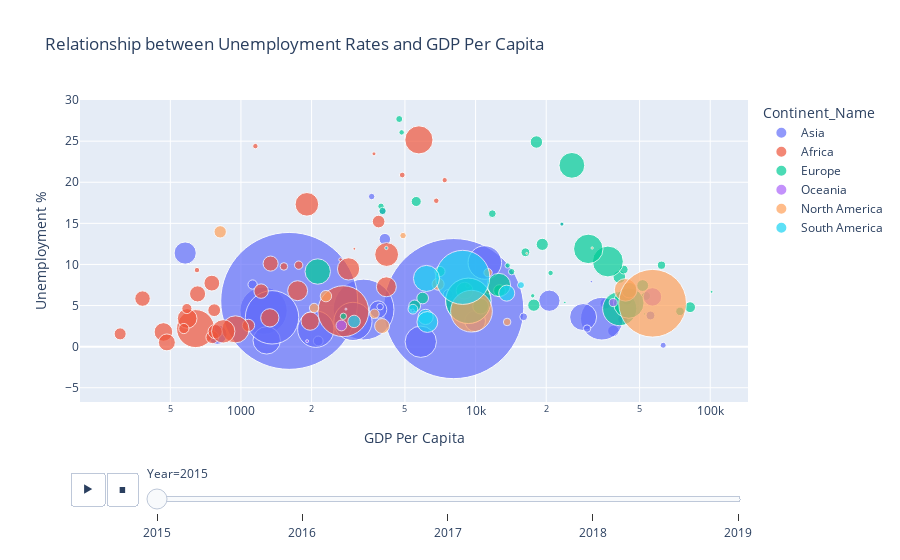

The code cell stored with this chart in its notebook:
### Markdown cell above
#### 3.3 Between Unemployment Rates and GDP Per Capita

### Code cell
fig = px.scatter(data, title = "Relationship between Unemployment Rates and GDP Per Capita", x= "GDP Per Capita", y= "Unemployment %", animation_frame= "Year", 
 animation_group= "Country Name", size= "Population", color = "Continent_Name",
 hover_name= "Country Name", log_x=True, size_max=100)
fig.layout.updatemenus[0].buttons[0].args[1]["frame"]["duration"] = 700
fig.show()

### Figure 1 — Plotly figure (JSON) as saved in the notebook; plotly's stock layout.template omitted (floating-point values rounded to 4 significant figures)
{"data": [{"hovertemplate": "<b>%{hovertext}</b><br><br>Continent_Name=Asia<br>Year=2015<br>GDP Per Capita=%{x}<br>Unemployment %=%{y}<br>Population=%{marker.size}<extra></extra>", "hovertext": ["Afghanistan", "United Arab Emirates", "Armenia", "Azerbaijan", "Bangladesh", "Brunei Darussalam", "China", "Cyprus", "Georgia", "Hong Kong SAR, China", "Indonesia", "India", "Israel", "Jordan", "Japan", "Kazakhstan", "Kyrgyz Republic", "Korea, Rep.", "Kuwait", "Lao PDR", "Lebanon", "Sri Lanka", "Myanmar", "Mongolia", "Malaysia", "Nepal", "Oman", "Pakistan", "Philippines", "Qatar", "Russian Federation", "Saudi Arabia", "Singapore", "Thailand", "Turkey", "Vietnam"], "ids": ["Afghanistan", "United Arab Emirates", "Armenia", "Azerbaijan", "Bangladesh", "Brunei Darussalam", "China", "Cyprus", "Georgia", "Hong Kong SAR, China", "Indonesia", "India", "Israel", "Jordan", "Japan", "Kazakhstan", "Kyrgyz Republic", "Korea, Rep.", "Kuwait", "Lao PDR", "Lebanon", "Sri Lanka", "Myanmar", "Mongolia", "Malaysia", "Nepal", "Oman", "Pakistan", "Philippines", "Qatar", "Russian Federation", "Saudi Arabia", "Singapore", "Thailand", "Turkey", "Vietnam"], "legendgroup": "Asia", "marker": {"color": "#636efa", "size": [34413603, 9262900, 2925553, 9649341, 156256276, 414907, 1371220000, 1160985, 3725276, 7291300, 258383256, 1310152403, 8380100, 9266575, 127141000, 17542806, 5956900, 51014947, 3835591, 6741164, 6532678, 20970000, 52680726, 2998439, 30270962, 27015031, 4267348, 199426964, 102113212, 2565710, 144096870, 31717667, 5535002, 68714511, 78529409, 92677076], "sizemode": "area", "sizeref": 139800.0, "symbol": "circle"}, "mode": "markers", "name": "Asia", "orientation": "v", "showlegend": true, "type": "scatter", "x": [578.5, 38660.0, 3607.0, 5500.0, 1248.0, 31160.0, 8067.0, 23330.0, 4014.0, 42430.0, 3332.0, 1606.0, 35780.0, 4105.0, 34520.0, 10510.0, 1121.0, 28730.0, 29870.0, 2135.0, 7645.0, 3844.0, 1287.0, 3919.0, 9955.0, 792.6, 16030.0, 1357.0, 3001.0, 63040.0, 9313.0, 20630.0, 55650.0, 5840.0, 10950.0, 2085.0], "xaxis": "x", "y": [11.39, 1.91, 18.26, 4.96, 4.378, 7.914, 4.629, 14.91, 16.51, 3.32, 4.514, 5.565, 5.251, 13.07, 3.4, 4.93, 7.56, 3.6, 2.2, 0.692, 6.357, 4.519, 0.766, 4.861, 3.1, 1.475, 3.632, 3.566, 3.068, 0.17, 5.571, 5.59, 3.79, 0.597, 10.24, 2.125], "yaxis": "y"}, {"hovertemplate": "<b>%{hovertext}</b><br><br>Continent_Name=Africa<br>Year=2015<br>GDP Per Capita=%{x}<br>Unemployment %=%{y}<br>Population=%{marker.size}<extra></extra>", "hovertext": ["Angola", "Burundi", "Benin", "Burkina Faso", "Botswana", "Cote d'Ivoire", "Cameroon", "Congo, Rep.", "Cabo Verde", "Djibouti", "Algeria", "Ethiopia", "Gabon", "Ghana", "Guinea", "Gambia, The", "Equatorial Guinea", "Lesotho", "Morocco", "Madagascar", "Mali", "Mozambique", "Mauritania", "Mauritius", "Malawi", "Namibia", "Niger", "Nigeria", "Rwanda", "Sudan", "Senegal", "Sierra Leone", "Eswatini", "Chad", "Togo", "Tunisia", "Tanzania", "Uganda", "South Africa", "Zambia"], "ids": ["Angola", "Burundi", "Benin", "Burkina Faso", "Botswana", "Cote d'Ivoire", "Cameroon", "Congo, Rep.", "Cabo Verde", "Djibouti", "Algeria", "Ethiopia", "Gabon", "Ghana", "Guinea", "Gambia, The", "Equatorial Guinea", "Lesotho", "Morocco", "Madagascar", "Mali", "Mozambique", "Mauritania", "Mauritius", "Malawi", "Namibia", "Niger", "Nigeria", "Rwanda", "Sudan", "Senegal", "Sierra Leone", "Eswatini", "Chad", "Togo", "Tunisia", "Tanzania", "Uganda", "South Africa", "Zambia"], "legendgroup": "Africa", "marker": {"color": "#EF553B", "size": [27884381, 10160030, 10575952, 18110624, 2120716, 23226143, 23298368, 4856095, 524743, 913993, 39728025, 100835458, 1947686, 27849205, 11432088, 2085860, 1168568, 2059021, 34663603, 24234088, 17438778, 27042002, 4046301, 1262605, 16745303, 2314904, 20001663, 181137448, 11369071, 38902950, 14578459, 7171914, 1104044, 14110975, 7323158, 11179949, 51482633, 38225453, 55386367, 15879361], "sizemode": "area", "sizeref": 139800.0, "symbol": "circle"}, "mode": "markers", "name": "Africa", "orientation": "v", "showlegend": true, "type": "scatter", "x": [4167.0, 305.5, 1077.0, 653.3, 6800.0, 1973.0, 1328.0, 1762.0, 3043.0, 2659.0, 4178.0, 640.5, 7385.0, 1744.0, 769.3, 649.5, 11280.0, 1152.0, 2875.0, 467.2, 751.5, 589.9, 1524.0, 9260.0, 380.6, 4869.0, 483.3, 2730.0, 754.9, 1910.0, 1219.0, 588.2, 3690.0, 776.0, 570.9, 3862.0, 947.9, 840.4, 5735.0, 1338.0], "xaxis": "x", "y": [7.282, 1.552, 2.582, 6.418, 17.75, 3.102, 3.506, 9.912, 11.91, 10.58, 11.21, 2.195, 20.26, 6.806, 4.434, 9.313, 6.644, 24.39, 9.46, 1.785, 7.729, 3.426, 9.758, 7.41, 5.846, 20.88, 0.515, 4.311, 1.143, 17.32, 6.757, 4.637, 23.45, 1.833, 2.204, 15.22, 2.103, 1.859, 25.16, 10.1], "yaxis": "y"}, {"hovertemplate": "<b>%{hovertext}</b><br><br>Continent_Name=Europe<br>Year=2015<br>GDP Per Capita=%{x}<br>Unemployment %=%{y}<br>Population=%{marker.size}<extra></extra>", "hovertext": ["Albania", "Austria", "Azerbaijan", "Belgium", "Bulgaria", "Bosnia and Herzegovina", "Belarus", "Switzerland", "Cyprus", "Czech Republic", "Germany", "Denmark", "Spain", "Estonia", "Finland", "France", "United Kingdom", "Georgia", "Greece", "Croatia", "Hungary", "Ireland", "Iceland", "Italy", "Kazakhstan", "Lithuania", "Luxembourg", "Latvia", "Moldova", "North Macedonia", "Malta", "Netherlands", "Norway", "Poland", "Portugal", "Romania", "Russian Federation", "Serbia", "Slovak Republic", "Slovenia", "Sweden", "Ukraine"], "ids": ["Albania", "Austria", "Azerbaijan", "Belgium", "Bulgaria", "Bosnia and Herzegovina", "Belarus", "Switzerland", "Cyprus", "Czech Republic", "Germany", "Denmark", "Spain", "Estonia", "Finland", "France", "United Kingdom", "Georgia", "Greece", "Croatia", "Hungary", "Ireland", "Iceland", "Italy", "Kazakhstan", "Lithuania", "Luxembourg", "Latvia", "Moldova", "North Macedonia", "Malta", "Netherlands", "Norway", "Poland", "Portugal", "Romania", "Russian Federation", "Serbia", "Slovak Republic", "Slovenia", "Sweden", "Ukraine"], "legendgroup": "Europe", "marker": {"color": "#00cc96", "size": [2880703, 8642699, 9649341, 11274196, 7177991, 3429361, 9489616, 8282396, 1160985, 10546059, 81686611, 5683483, 46444832, 1315407, 5479531, 66548272, 65116219, 3725276, 10820883, 4203604, 9843028, 4701957, 330815, 60730582, 17542806, 2904910, 569604, 1977527, 2834530, 2079328, 445053, 16939923, 5188607, 37986412, 10358076, 19815616, 144096870, 7095383, 5423801, 2063531, 9799186, 45154036], "sizemode": "area", "sizeref": 139800.0, "symbol": "circle"}, "mode": "markers", "name": "Europe", "orientation": "v", "showlegend": true, "type": "scatter", "x": [3953.0, 44180.0, 5500.0, 40990.0, 7054.0, 4727.0, 5949.0, 82080.0, 23330.0, 17720.0, 41140.0, 53250.0, 25730.0, 17520.0, 42780.0, 36640.0, 44970.0, 4014.0, 18170.0, 11780.0, 12650.0, 62000.0, 52560.0, 30230.0, 10510.0, 14250.0, 101400.0, 13700.0, 2732.0, 4840.0, 24000.0, 45180.0, 74360.0, 12570.0, 19240.0, 8977.0, 9313.0, 5585.0, 16310.0, 20880.0, 51550.0, 2125.0], "xaxis": "x", "y": [17.08, 5.723, 4.96, 8.482, 9.143, 27.69, 5.914, 4.801, 14.91, 5.046, 4.624, 6.168, 22.06, 6.187, 9.376, 10.36, 5.301, 16.51, 24.9, 16.17, 6.813, 9.906, 3.979, 11.9, 4.93, 9.12, 6.669, 9.873, 3.694, 26.07, 5.379, 6.872, 4.296, 7.501, 12.44, 6.812, 5.571, 17.66, 11.48, 8.962, 7.432, 9.14], "yaxis": "y"}, {"hovertemplate": "<b>%{hovertext}</b><br><br>Continent_Name=Oceania<br>Year=2015<br>GDP Per Capita=%{x}<br>Unemployment %=%{y}<br>Population=%{marker.size}<extra></extra>", "hovertext": ["Australia", "Fiji", "New Zealand", "Papua New Guinea", "Solomon Islands", "Vanuatu", "Samoa"], "ids": ["Australia", "Fiji", "New Zealand", "Papua New Guinea", "Solomon Islands", "Vanuatu", "Samoa"], "legendgroup": "Oceania", "marker": {"color": "#ab63fa", "size": [23815995, 868627, 4595700, 8107775, 603118, 271130, 193513], "sizemode": "area", "sizeref": 139800.0, "symbol": "circle"}, "mode": "markers", "name": "Oceania", "orientation": "v", "showlegend": true, "type": "scatter", "x": [56760.0, 5391.0, 38620.0, 2679.0, 1914.0, 2802.0, 4074.0], "xaxis": "x", "y": [6.054, 4.363, 5.365, 2.573, 0.669, 4.567, 8.656], "yaxis": "y"}, {"hovertemplate": "<b>%{hovertext}</b><br><br>Continent_Name=North America<br>Year=2015<br>GDP Per Capita=%{x}<br>Unemployment %=%{y}<br>Population=%{marker.size}<extra></extra>", "hovertext": ["Bahamas, The", "Barbados", "Canada", "Costa Rica", "Dominican Republic", "Guatemala", "Honduras", "Haiti", "Jamaica", "Mexico", "Nicaragua", "Panama", "El Salvador", "United States"], "ids": ["Bahamas, The", "Barbados", "Canada", "Costa Rica", "Dominican Republic", "Guatemala", "Honduras", "Haiti", "Jamaica", "Mexico", "Nicaragua", "Panama", "El Salvador", "United States"], "legendgroup": "North America", "marker": {"color": "#FFA15A", "size": [374206, 285324, 35702908, 4847804, 10281680, 15567419, 9112916, 10695542, 2891021, 121858258, 6223240, 3968487, 6325124, 320635163], "sizemode": "area", "sizeref": 139800.0, "symbol": "circle"}, "mode": "markers", "name": "North America", "orientation": "v", "showlegend": true, "type": "scatter", "x": [31410.0, 16530.0, 43590.0, 11300.0, 6922.0, 3995.0, 2302.0, 815.7, 4908.0, 9606.0, 2050.0, 13630.0, 3706.0, 56820.0], "xaxis": "x", "y": [12, 11.35, 6.906, 8.999, 7.605, 2.506, 6.147, 13.97, 13.51, 4.313, 4.7, 3.002, 3.998, 5.28], "yaxis": "y"}, {"hovertemplate": "<b>%{hovertext}</b><br><br>Continent_Name=South America<br>Year=2015<br>GDP Per Capita=%{x}<br>Unemployment %=%{y}<br>Population=%{marker.size}<extra></extra>", "hovertext": ["Bolivia", "Brazil", "Chile", "Colombia", "Ecuador", "Guyana", "Peru", "Paraguay", "Uruguay"], "ids": ["Bolivia", "Brazil", "Chile", "Colombia", "Ecuador", "Guyana", "Peru", "Paraguay", "Uruguay"], "legendgroup": "South America", "marker": {"color": "#19d3f3", "size": [10869730, 204471769, 17969353, 47520667, 16212020, 767432, 30470734, 6688746, 3412009], "sizemode": "area", "sizeref": 139800.0, "symbol": "circle"}, "mode": "markers", "name": "South America", "orientation": "v", "showlegend": true, "type": "scatter", "x": [3036.0, 8814.0, 13570.0, 6176.0, 6124.0, 4166.0, 6229.0, 5407.0, 15610.0], "xaxis": "x", "y": [3.066, 8.427, 6.508, 8.299, 3.616, 12.0, 3, 4.556, 7.488], "yaxis": "y"}], "layout": {"legend": {"itemsizing": "constant", "title": {"text": "Continent_Name"}, "tracegroupgap": 0}, "sliders": [{"active": 0, "currentvalue": {"prefix": "Year="}, "len": 0.9, "pad": {"b": 10, "t": 60}, "steps": [{"args": [["2015"], {"frame": {"duration": 0, "redraw": false}, "fromcurrent": true, "mode": "immediate", "transition": {"duration": 0, "easing": "linear"}}], "label": "2015", "method": "animate"}, {"args": [["2016"], {"frame": {"duration": 0, "redraw": false}, "fromcurrent": true, "mode": "immediate", "transition": {"duration": 0, "easing": "linear"}}], "label": "2016", "method": "animate"}, {"args": [["2017"], {"frame": {"duration": 0, "redraw": false}, "fromcurrent": true, "mode": "immediate", "transition": {"duration": 0, "easing": "linear"}}], "label": "2017", "method": "animate"}, {"args": [["2018"], {"frame": {"duration": 0, "redraw": false}, "fromcurrent": true, "mode": "immediate", "transition": {"duration": 0, "easing": "linear"}}], "label": "2018", "method": "animate"}, {"args": [["2019"], {"frame": {"duration": 0, "redraw": false}, "fromcurrent": true, "mode": "immediate", "transition": {"duration": 0, "easing": "linear"}}], "label": "2019", "method": "animate"}], "x": 0.1, "xanchor": "left", "y": 0, "yanchor": "top"}], "title": {"text": "Relationship between Unemployment Rates and GDP Per Capita"}, "updatemenus": [{"buttons": [{"args": [null, {"frame": {"duration": 700, "redraw": false}, "fromcurrent": true, "mode": "immediate", "transition": {"duration": 500, "easing": "linear"}}], "label": "&#9654;", "method": "animate"}, {"args": [[null], {"frame": {"duration": 0, "redraw": false}, "fromcurrent": true, "mode": "immediate", "transition": {"duration": 0, "easing": "linear"}}], "label": "&#9724;", "method": "animate"}], "direction": "left", "pad": {"r": 10, "t": 70}, "showactive": false, "type": "buttons", "x": 0.1, "xanchor": "right", "y": 0, "yanchor": "top"}], "xaxis": {"anchor": "y", "domain": [0, 1], "title": {"text": "GDP Per Capita"}, "type": "log"}, "yaxis": {"anchor": "x", "domain": [0, 1], "title": {"text": "Unemployment %"}}}}
